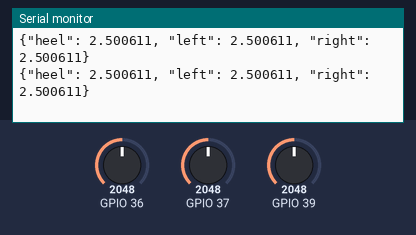
Recording of a sketch running on a simulated ESP32. Parts: the last lines printed to the serial monitor. Inputs (shaded band) come from the test bench; at power-on: GPIO 36 = 2048, GPIO 37 = 2048, GPIO 39 = 2048 (analog values on the 0–4095 scale).

Above: at 1.2 s.
1.3 s: GPIO 36 set to 2866
At 1.33 s:
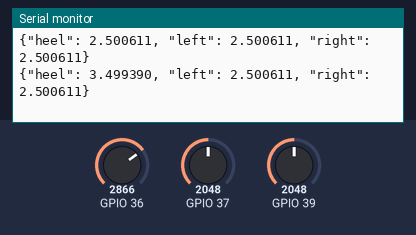
4.3 s: GPIO 37 set to 2866
At 4.3 s:
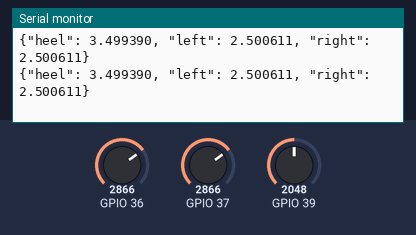
5.8 s: GPIO 39 set to 2866
At 5.82 s:
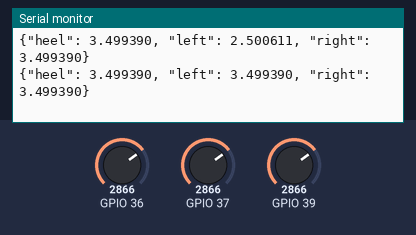
7.3 s: GPIO 36 set to 3603
At 7.34 s:
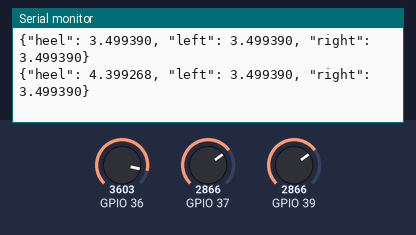
8.8 s: GPIO 37 set to 3603
At 8.85 s:
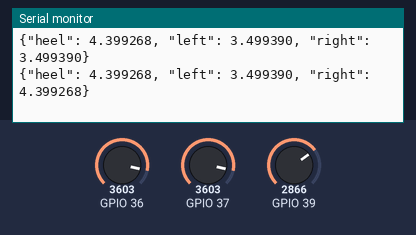
10.3 s: GPIO 39 set to 3603
At 10.31 s:
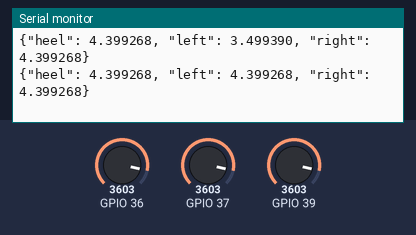
Timing chart, 0 to 12.8 s (numbered marks = the images above; inputs shaded):
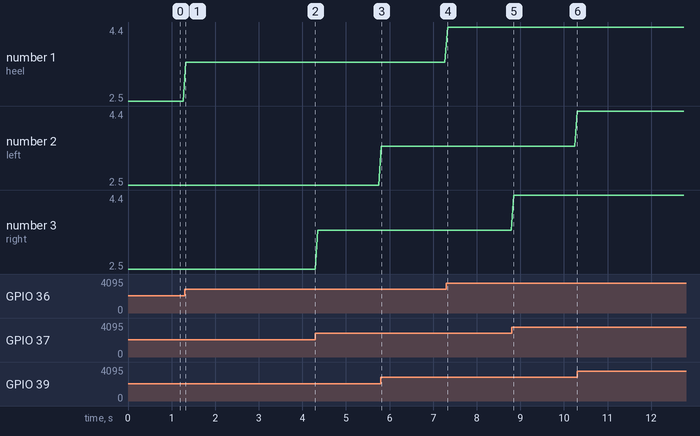

Measured:
- after the input at 1.3 s, the serial monitor: prints a new line at once (image 1)
- after the input at 5.8 s, the serial monitor: prints a new line at once (image 3)
- after the input at 7.3 s, the serial monitor: prints a new line at once (image 4)
- after the input at 8.8 s, the serial monitor: prints a new line after 0.05 s (image 5)
- after the input at 10.3 s, the serial monitor: prints a new line at once (image 6)
- plotted number 1: 2.5 → 3.5 after the input at 1.3 s, 3.5 → 4.4 after the input at 7.3 s

The sketch:

voltage_tracking.ino
```cpp
#define ANALOG_MAX 4095  // Maximum value for 12-bit ADC

void setup() {
  Serial.begin(9600);
  analogReadResolution(12);
  analogSetAttenuation(ADC_11db);
}

void loop() {
  int heelRaw = analogRead(A0);
  int leftRaw = analogRead(A1);
  int rightRaw = analogRead(A3);

  float heelVoltage = heelRaw * (5.f / ANALOG_MAX);
  float leftVoltage = leftRaw * (5.f / ANALOG_MAX);
  float rightVoltage = rightRaw * (5.f / ANALOG_MAX);

  // deliberately flipped
  Serial.printf("{\"heel\": %f, \"left\": %f, \"right\": %f}\n", heelVoltage, rightVoltage, leftVoltage);
  delay(50);
}
```
